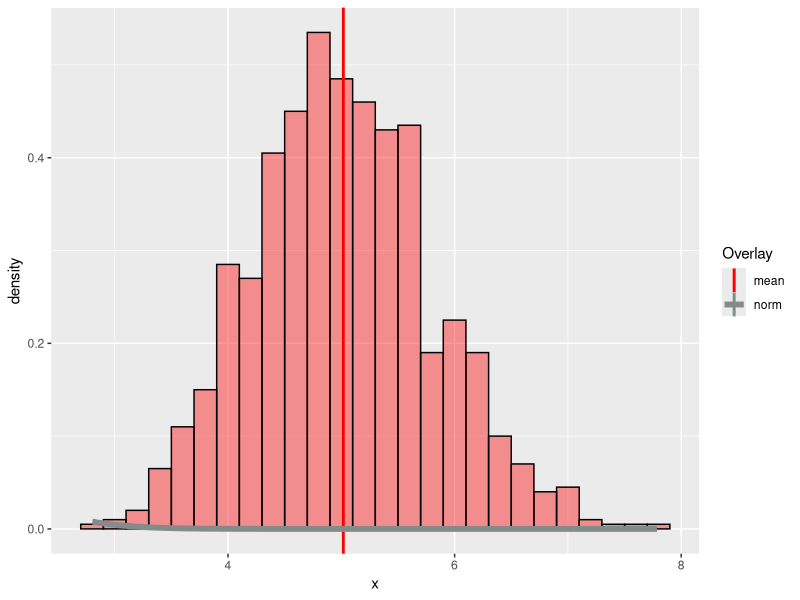

Source code (R):
## ---- chunk 1
# initialize stuff
library(ggplot2)
## ---- chunk 2
set.seed(174) # just ensure reproducability
lambda = 0.2
size = 40
m_data <- data.frame(xb = sapply(rep(0, 1000), function(x){mean(rexp(size, lambda))}))
## ---- chunk 3
g <- ggplot(m_data, aes(x = xb)) + geom_histogram(alpha = .40, binwidth=.2, colour = "black", fill = "red", aes(y = ..density..))
g <- g + geom_vline(data = m_data, aes(xintercept = mean(xb), color="mean"), size = 1, show_guide = TRUE)
g <- g + stat_function(fun = dnorm, arg = list(mean = 5, sd = sqrt(.625)), aes(color="norm"), size = 2)
g <- g + scale_colour_manual(name="Overlay", values=c("red", "azure4"))
g <- g + xlab("x")
g
knitr::kable(summary(m_data))
## ---- chunk 4
var(m_data$xb)
sd(m_data$xb)
